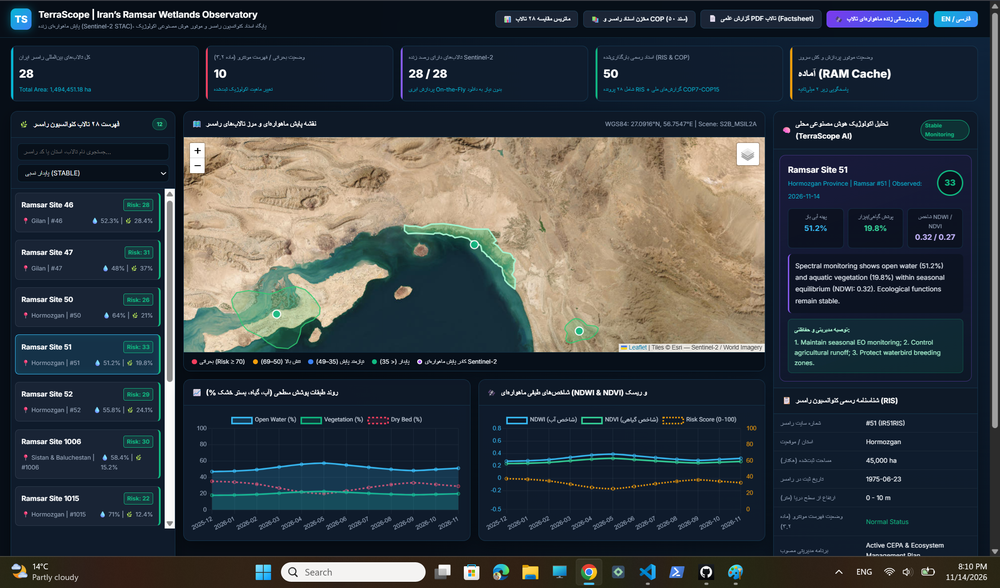
#> input picture 1.png, 1000 x 588 px, shrunk from 2253 x 1324 before the run
$ python crop_exact.py
#> lines starting #> are read from the running program, lines starting #| are printed output that depends on the picture
import os
from PIL import Image

os.makedirs('docs/assets', exist_ok=True)

# فایل‌های ورودی که شما در پوشه پروژه ذخیره کردید
files = ['1.png', '2.png', '3.png']

for i, file_name in enumerate(files, start=1):
    if os.path.exists(file_name):
        try:
            img = Image.open(file_name)
#> img is the input picture: PIL image 1000x588 RGBA; mean R, G, B, A 54, 61.5, 66.9, 255
            w, h = img.size
#> w = 1000; h = 588
            # کراپ دقیق: 115 پیکسل از بالا (مرورگر) و 50 پیکسل از پایین (تسک‌بار ویندوز) حذف می‌شود
            box = (0, 115, w, h - 50)
#> box = (0, 115, 1000, 538)
            cropped = img.crop(box)
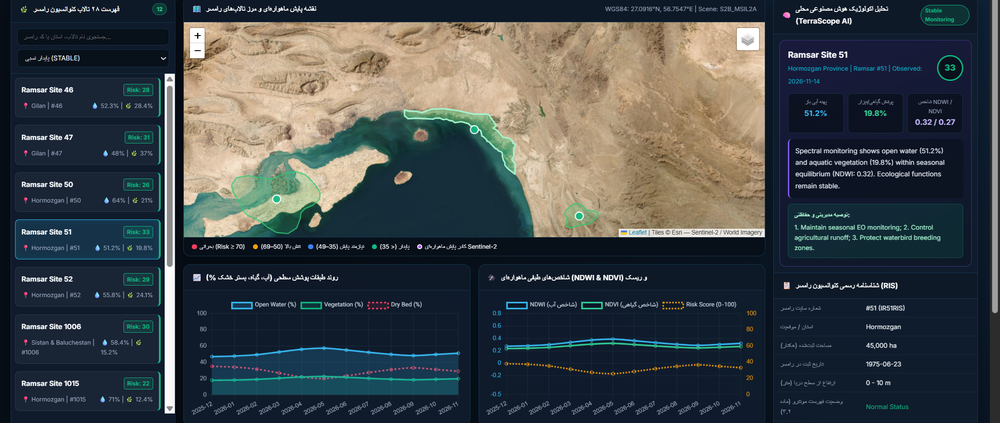
#> cropped: PIL image 1000x423 RGBA; mean R, G, B, A 63.5, 70.5, 73.7, 255
            out_path = f"docs/assets/preview_{i}.png"
            cropped.save(out_path, "PNG")
            print(f"✅ تصویر {file_name} به زیبایی کراپ و در {out_path} ذخیره شد.")
        except Exception as e:
            print(f"❌ خطا در کراپ {file_name}: {e}")
    else:
        print(f"⚠️ فایل {file_name} پیدا نشد! مطمئن شوید عکس‌ها را دقیقاً با نام‌های 1.png, 2.png, 3.png در پوشه پروژه ذخیره کرده‌اید.")
#> pass 2 of the loop `for i, file_name in enumerate(files, start=1):`:
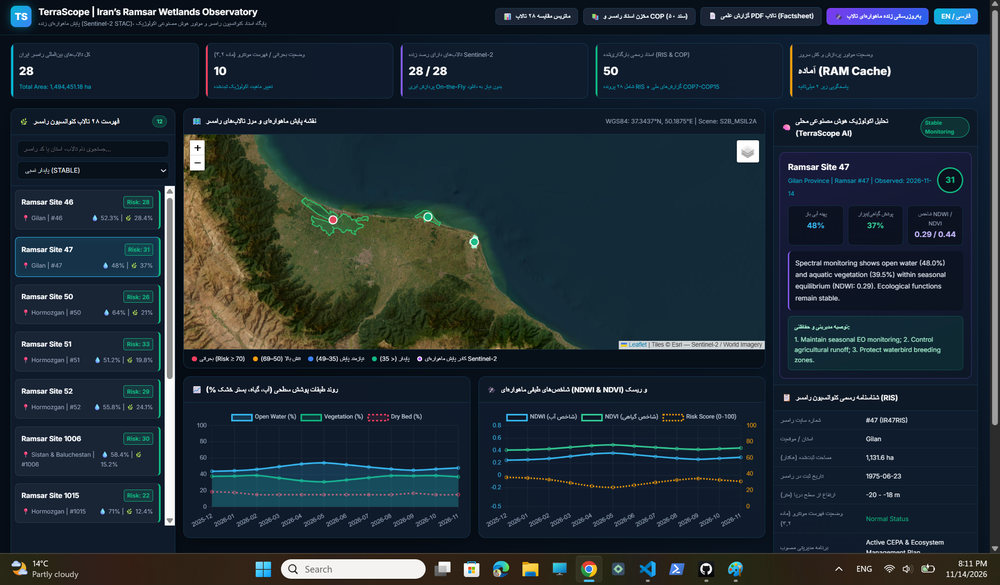
#> input picture 2.png, 1000 x 585 px, shrunk from 2253 x 1318 before the run
#> img is the input picture: PIL image 1000x585 RGBA; mean R, G, B, A 31.1, 43.7, 52.6, 255
#> `cropped = img.crop(box)`:
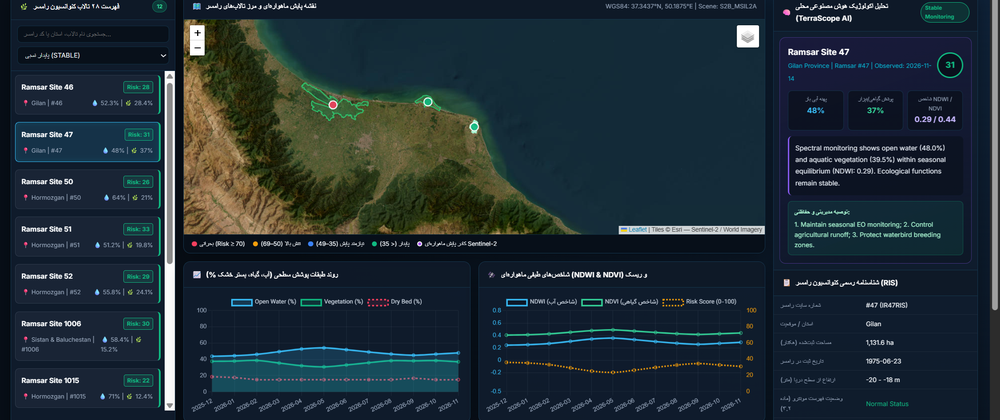
#> cropped: PIL image 1000x420 RGBA; mean R, G, B, A 31.7, 45.8, 53.8, 255

# بروزرسانی لینک‌های README.md
readme_path = "README.md"
if os.path.exists(readme_path):
    with open(readme_path, "r", encoding="utf-8") as f:
        content = f.read()

    content = content.replace("docs/assets/dashboard_preview.png", "docs/assets/preview_1.png")
    content = content.replace("docs/assets/ai_analysis.png", "docs/assets/preview_2.png")
    content = content.replace("docs/assets/gis_mapping.png", "docs/assets/preview_3.png")

    with open(readme_path, "w", encoding="utf-8") as f:
        f.write(content)
    print("✅ لینک‌های فایل README.md با موفقیت تنظیم شدند.")
